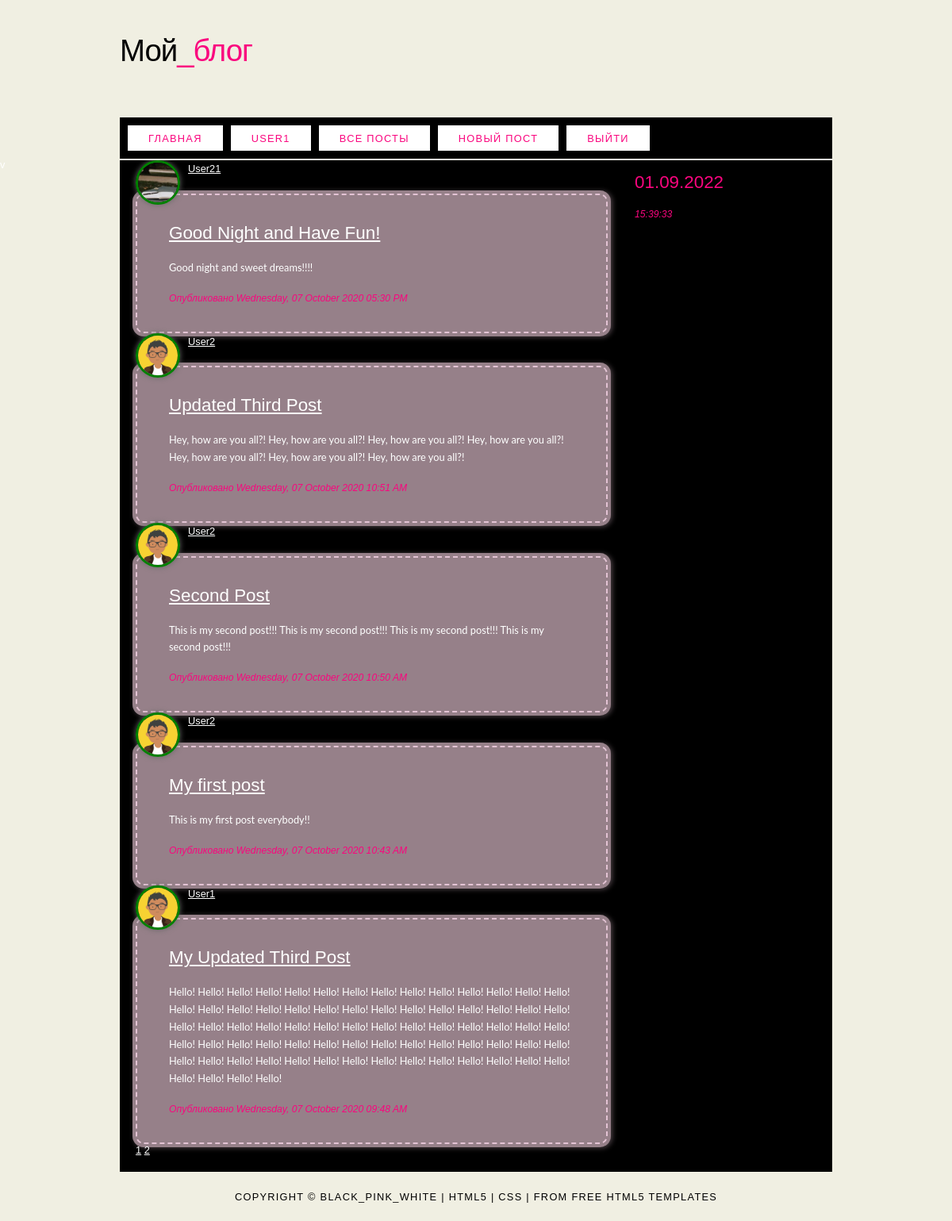
/allpost (signed in), run on an earlier commit of the app's database.
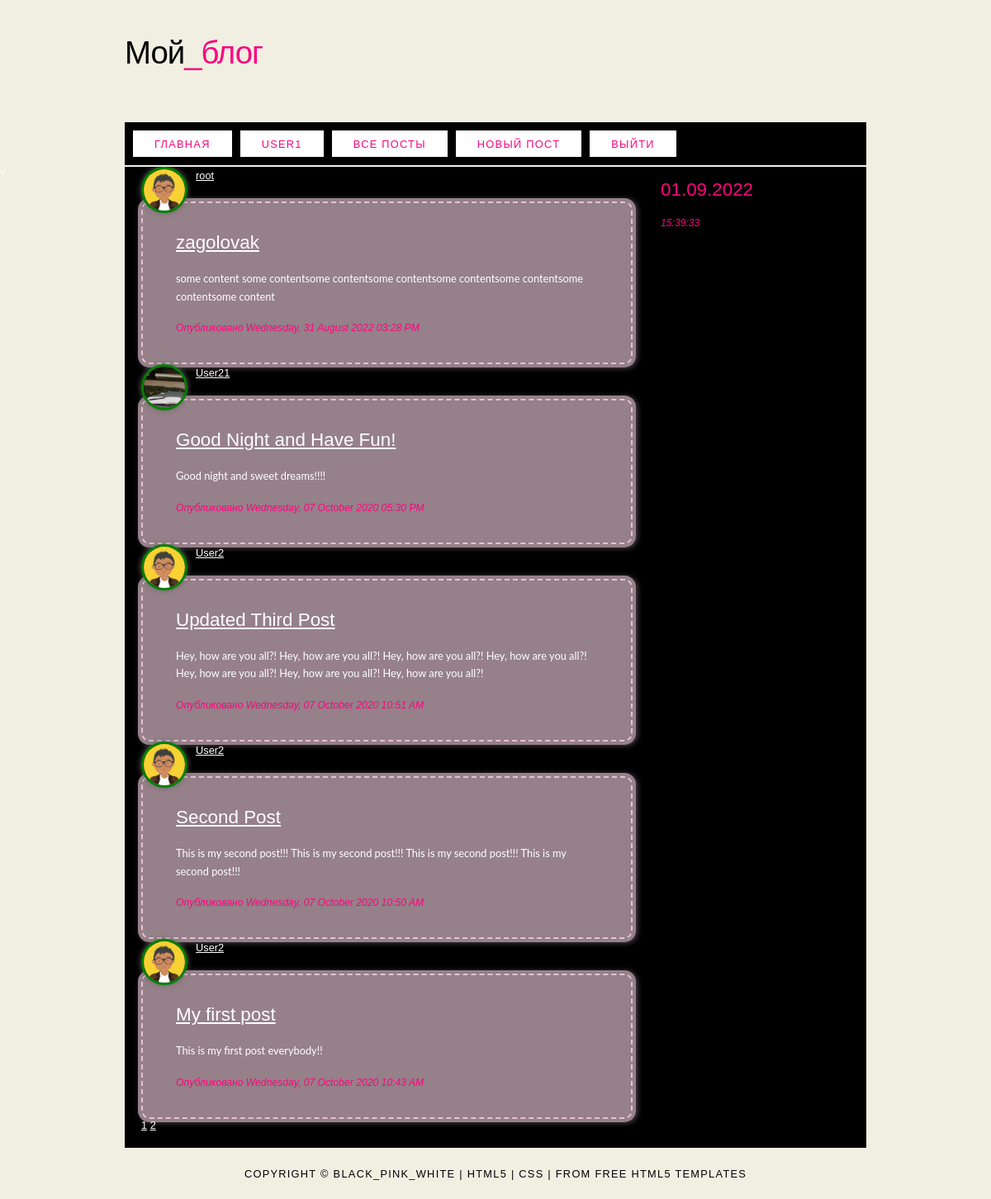
And on a later commit of the database.
### flask_blog/models.py (models this page shows, shortened)
class Post(db.Model):
    id = db.Column(db.Integer, primary_key=True)
    title = db.Column(db.String(100), nullable=False)
    date_posted = db.Column(db.DateTime, nullable=False,
                            default=datetime.utcnow)
    content = db.Column(db.Text, nullable=False)
    user_id = db.Column(db.Integer, db.ForeignKey('user.id'), nullable=False)

class User(db.Model, UserMixin):
    id = db.Column(db.Integer, primary_key=True)
    username = db.Column(db.String(20), unique=True, nullable=False)
    email = db.Column(db.String(120), unique=True, nullable=False)
    image_file = db.Column(db.String(20), nullable=False,
                           default='default.png')
    password = db.Column(db.String(60), nullable=False)
    posts = db.relationship('Post', backref='author', lazy=True)

### flask_blog/posts/routes.py (the view)
@posts.route("/allpost")
@login_required
def allpost():
    page = request.args.get('page', 1, type=int)
    posts = Post.query.order_by(Post.date_posted.desc()). \
        paginate(page=page, per_page=5)
    return render_template('allpost.html', posts=posts)

### flask_blog/models.py (called while the page is built)
@login_manager.user_loader
def load_user(user_id):
    return User.query.get(int(user_id))

### flask_blog/templates/allpost.html (shortened to what this page needs)
{% extends "layout.html" %}
{% block content %}
{% for post in posts.items %}
<span class="left">
        <img class="profile" style="border-radius: 100px;"
             src="{{ url_for('static', filename='profile_pics/' + post.author.image_file) }}">
    </span>
<p><a href="{{ url_for('users.user_posts', username=post.author.username) }}">{{ post.author.username }}</a></p>
<div class="post">
    <h2><a class="title" href="{{ url_for('posts.post', post_id=post.id) }}">{{ post.title }}</a></h2>
    <p>{{ post.content }}</p>
    <h6>Опубликовано {{ post.date_posted.strftime('%A, %d %B %Y %I:%M %p') }}</h6>
</div>
{% endfor %}
{% for page_num in posts.iter_pages(left_edge=1, right_edge=1, left_current=1, right_current=2) %}
{% if page_num %}
{% if posts.page == page_num %}
<a class="btn btn-success mb-4" href="{{ url_for('posts.allpost', page=page_num) }}">{{ page_num }}</a>
{% else %}
<a class="btn btn-outline-success mb-4" href="{{ url_for('posts.allpost', page=page_num) }}">{{ page_num }}</a>
{% endif %}
{% else %}
...
{% endif %}
{% endfor %}
{% endblock content %}

What changed in the data, as far as the page shows it:
no longer on this page (row unchanged): Post: image_file (placeholder picture), author.username "User1", title "My Updated Third Post", content "Hello! Hello! Hello! Hello! Hello! Hello! Hello! Hello! Hello! Hello! Hello! Hello! Hello! Hello! Hello! Hello! Hello! Hello! Hello! Hello! Hello! Hello! Hello! Hello! Hello! Hello! Hello! Hello! Hello! Hello! Hello! Hello! Hello! Hello! Hello! Hello! Hello! Hello! Hello! Hello! Hello! Hello! Hello! Hello! Hello! Hello! Hello! Hello! Hello! Hello! Hello! Hello! Hello! Hello! Hello! Hello! Hello! Hello! Hello! Hello! Hello! Hello! Hello! Hello! Hello! Hello! Hello! Hello! Hello! Hello! Hello! Hello! Hello! Hello!", date_posted "Wednesday, 07 October 2020 09:48 AM"
added Post: image_file (placeholder picture), author.username "root", title "zagolovak", content "some content some contentsome contentsome contentsome contentsome contentsome contentsome content", date_posted "Wednesday, 31 August 2022 03:28 PM"
